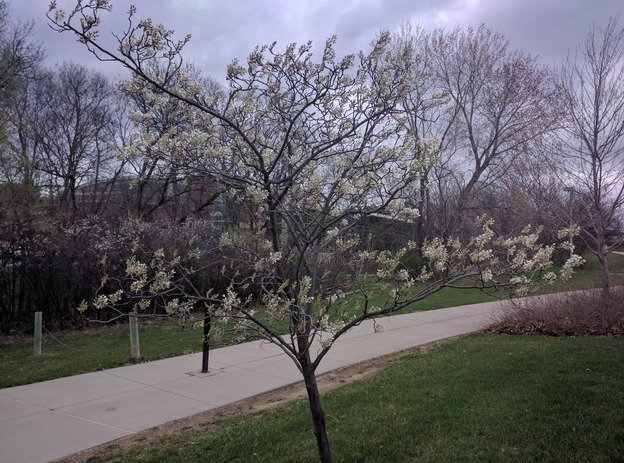
#> input picture code/01-image-basics/tree.jpg, 624 x 463 px
$ python AdaptiveThreshold.py ../01-image-basics/tree.jpg 3
#> lines starting #> are read from the running program, lines starting #| are printed output that depends on the picture; after the words box and inside, x2 and y2 are one past the last pixel; in counts of white or black regions, pixels touching at a corner belong together
'''
 * Python script to demonstrate adaptive thresholding using Otsu's method.
'''
import cv2, sys

# get filename and kernel size values from command line
filename = sys.argv[1]
k = int(sys.argv[2])

# read and display the original image
img = cv2.imread(filename)
#> img is the input picture: shape (463, 624, 3); mean B, G, R 103.7, 98.5, 100.1
cv2.namedWindow("original", cv2.WINDOW_NORMAL)
cv2.imshow("original", img)
cv2.waitKey(0)

# blur and grayscale before thresholding
blur = cv2.cvtColor(img, cv2.COLOR_BGR2GRAY)
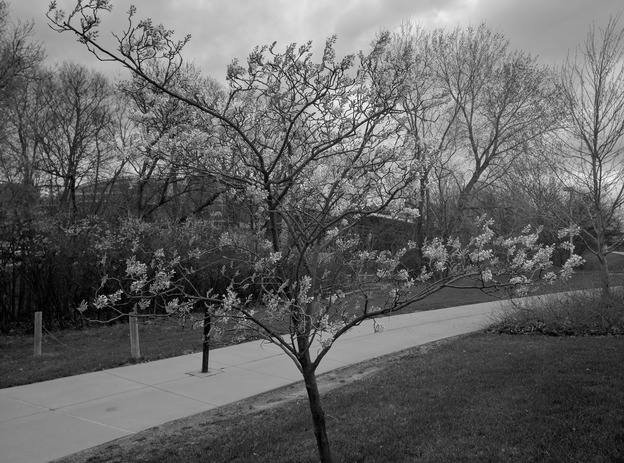
#> blur: shape (463, 624); min 0, max 253, mean 99.6
blur = cv2.GaussianBlur(blur, (k, k), 0)

# perform adaptive thresholding
(t, maskLayer) = cv2.threshold(blur, 0, 255, cv2.THRESH_BINARY +
    cv2.THRESH_OTSU)
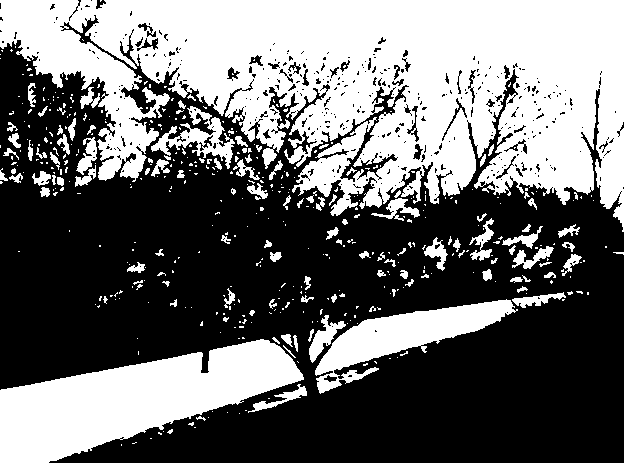
#> maskLayer: shape (463, 624); 43.2% white; 465 white regions (353 under 20 px), largest, box (x1, y1, x2, y2) and area: (0, 0, 624, 232) 86493, (0, 339, 304, 463) 19465, (315, 299, 518, 394) 6571
#> t = 105

# make a mask suitable for color images
mask = cv2.merge([maskLayer, maskLayer, maskLayer])

cv2.namedWindow("mask", cv2.WINDOW_NORMAL)
cv2.imshow("mask", mask)
cv2.waitKey(0)

# use the mask to select the "interesting" part of the image
sel = cv2.bitwise_and(img, mask)
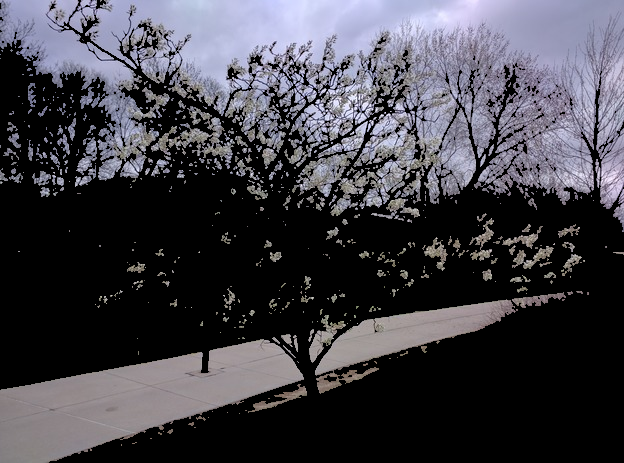
#> sel: shape (463, 624, 3); mean B, G, R 71.5, 64.2, 65.4

# display the result
cv2.namedWindow("selected", cv2.WINDOW_NORMAL)
cv2.imshow("selected", sel)
cv2.waitKey(0)
